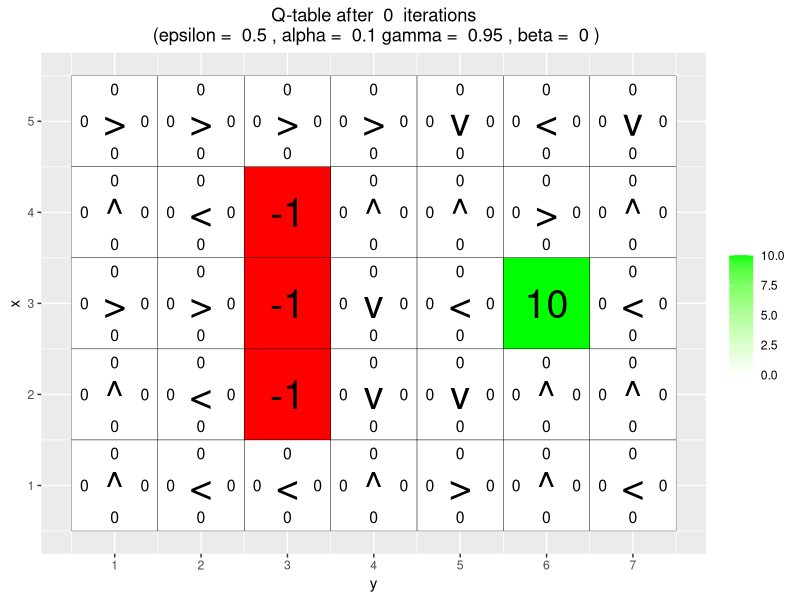
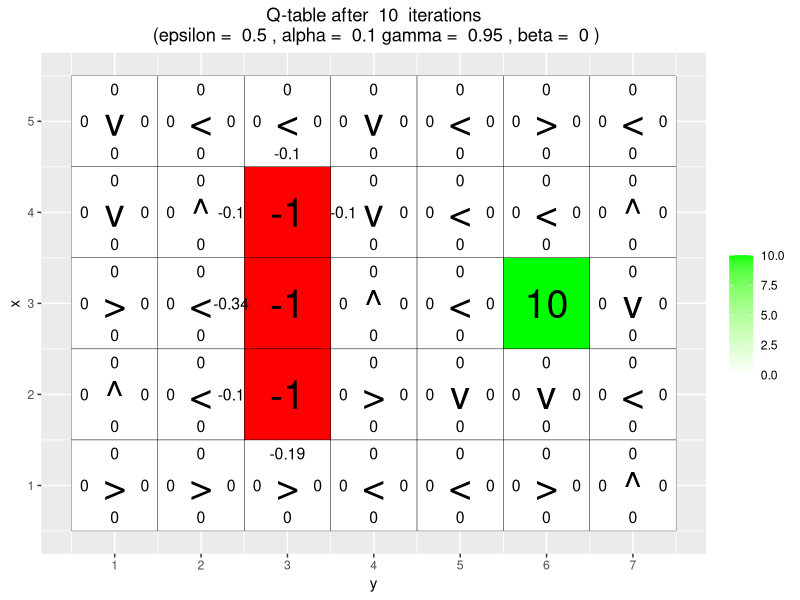
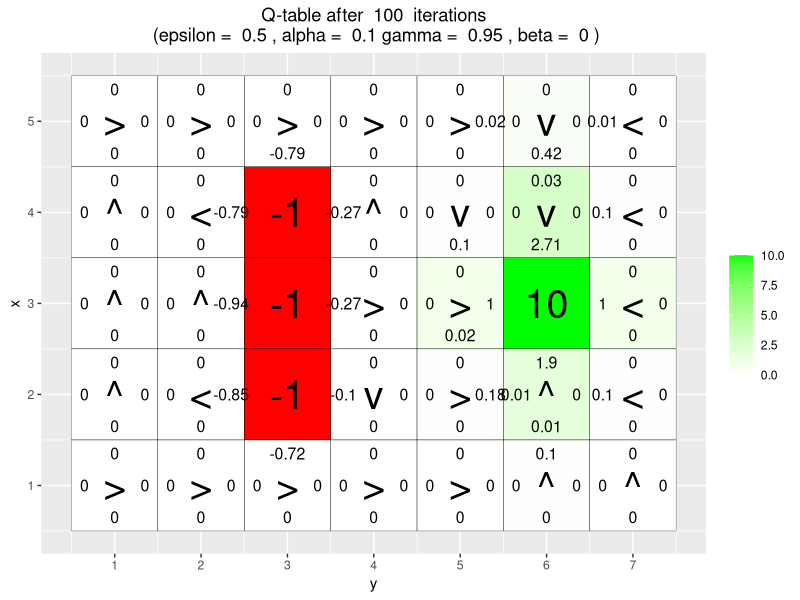
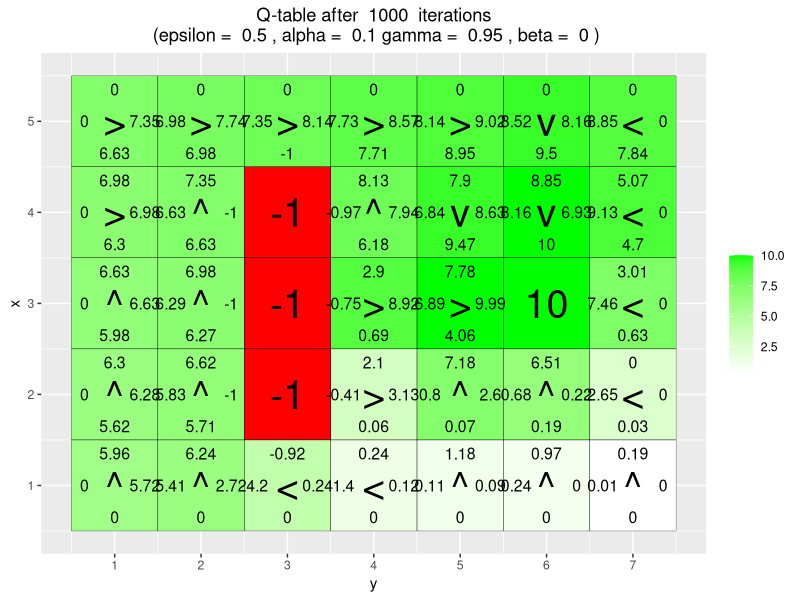
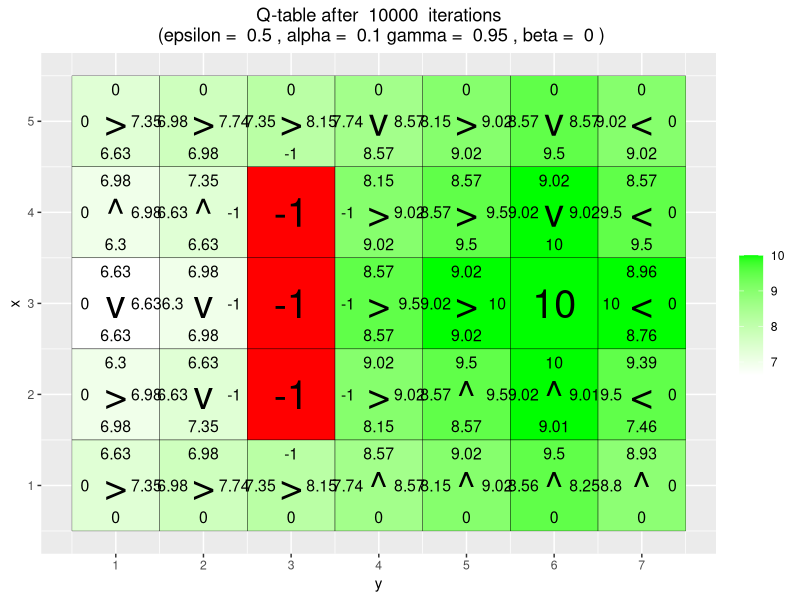
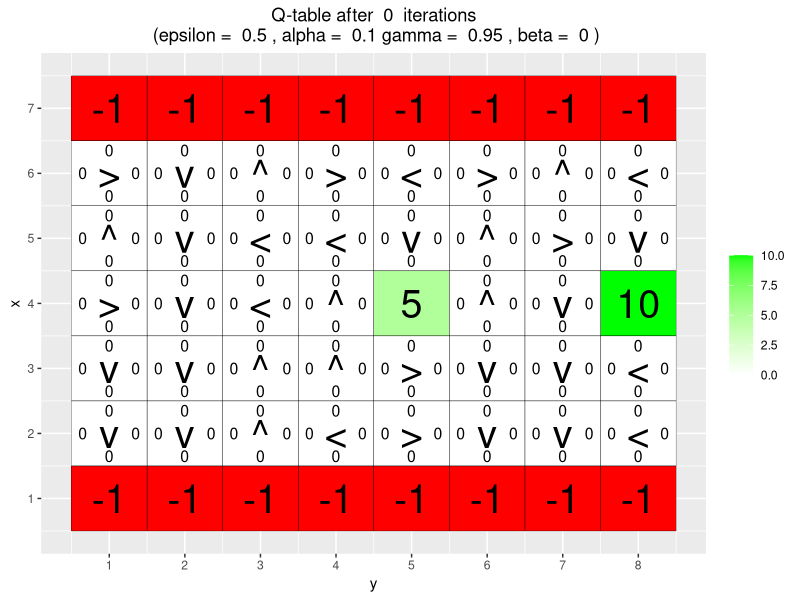

These charts were generated, in order, by the following R code: (Note: a time limit stopped this script after it produced the figures.)
## ---- chunk 1
set.seed(42)
library(ggplot2)
## ---- chunk 2
arrows <- c("^", ">", "v", "<")
action_deltas <- list(c(1,0), # up
                      c(0,1), # right
                      c(-1,0), # down
                      c(0,-1)) # left

vis_environment <- function(iterations=0, epsilon = 0.5, alpha = 0.1, gamma = 0.95, beta = 0){
  
  # Visualize an environment with rewards. 
  # Q-values for all actions are displayed on the edges of each tile.
  # The (greedy) policy for each state is also displayed.
  # 
  # Args:
  #   iterations, epsilon, alpha, gamma, beta (optional): for the figure title.
  #   reward_map (global variable): a HxW array containing the reward given at each state.
  #   q_table (global variable): a HxWx4 array containing Q-values for each state-action pair.
  #   H, W (global variables): environment dimensions.
  
  df <- expand.grid(x=1:H,y=1:W)
  foo <- mapply(function(x,y) ifelse(reward_map[x,y] == 0,q_table[x,y,1],NA),df$x,df$y)
  df$val1 <- as.vector(round(foo, 2))
  foo <- mapply(function(x,y) ifelse(reward_map[x,y] == 0,q_table[x,y,2],NA),df$x,df$y)
  df$val2 <- as.vector(round(foo, 2))
  foo <- mapply(function(x,y) ifelse(reward_map[x,y] == 0,q_table[x,y,3],NA),df$x,df$y)
  df$val3 <- as.vector(round(foo, 2))
  foo <- mapply(function(x,y) ifelse(reward_map[x,y] == 0,q_table[x,y,4],NA),df$x,df$y)
  df$val4 <- as.vector(round(foo, 2))
  foo <- mapply(function(x,y) 
    ifelse(reward_map[x,y] == 0,arrows[GreedyPolicy(x,y)],reward_map[x,y]),df$x,df$y)
  df$val5 <- as.vector(foo)
  foo <- mapply(function(x,y) ifelse(reward_map[x,y] == 0,max(q_table[x,y,]),
                                     ifelse(reward_map[x,y]<0,NA,reward_map[x,y])),df$x,df$y)
  df$val6 <- as.vector(foo)
  
  print(ggplot(df,aes(x = y,y = x)) +
          scale_fill_gradient(low = "white", high = "green", na.value = "red", name = "") +
          geom_tile(aes(fill=val6)) +
          geom_text(aes(label = val1),size = 4,nudge_y = .35,na.rm = TRUE) +
          geom_text(aes(label = val2),size = 4,nudge_x = .35,na.rm = TRUE) +
          geom_text(aes(label = val3),size = 4,nudge_y = -.35,na.rm = TRUE) +
          geom_text(aes(label = val4),size = 4,nudge_x = -.35,na.rm = TRUE) +
          geom_text(aes(label = val5),size = 10) +
          geom_tile(fill = 'transparent', colour = 'black') + 
          ggtitle(paste("Q-table after ",iterations," iterations\n",
                        "(epsilon = ",epsilon,", alpha = ",alpha,"gamma = ",gamma,", beta = ",beta,")")) +
          theme(plot.title = element_text(hjust = 0.5)) +
          scale_x_continuous(breaks = c(1:W),labels = c(1:W)) +
          scale_y_continuous(breaks = c(1:H),labels = c(1:H)))
  
}

GreedyPolicy <- function(x, y){
  
  # Get a greedy action for state (x,y) from q_table.
  #
  # Args:
  #   x, y: state coordinates.
  #   q_table (global variable): a HxWx4 array containing Q-values for each state-action pair.
  # 
  # Returns:
  #   An action, i.e. integer in {1,2,3,4}.
  
  # Your code here.
  possible_actions = 1:4
  
  if (x == 1) {
    
    possible_actions = setdiff(possible_actions, 3)
    
  }
  
  if (x == H) {
    
    possible_actions = setdiff(possible_actions, 1)
    
  }
  
  if (y == 1) {
    
    possible_actions = setdiff(possible_actions, 4)
    
  }
  
  if (y == W) {
    
    possible_actions = setdiff(possible_actions, 2)
    
  }
  
  optimal_actions = possible_actions[
    which(q_table[x, y, possible_actions] == max(q_table[x, y, possible_actions]))]
  
  if (length(optimal_actions) > 1) {

    return(sample(optimal_actions, 1, 
              prob = rep(1/length(optimal_actions), length(optimal_actions))))
    
  } else {
    
    return(optimal_actions)
    
  }
  
}

EpsilonGreedyPolicy <- function(x, y, epsilon){
  
  # Get an epsilon-greedy action for state (x,y) from q_table.
  #
  # Args:
  #   x, y: state coordinates.
  #   epsilon: probability of acting randomly.
  # 
  # Returns:
  #   An action, i.e. integer in {1,2,3,4}.
  
  # Your code here.
  possible_actions = 1:4
  
  if (x == 1) {
    
    possible_actions = setdiff(possible_actions, 3)
    
  }
  
  if (x == H) {
    
    possible_actions = setdiff(possible_actions, 1)
    
  }
  
  if (y == 1) {
    
    possible_actions = setdiff(possible_actions, 4)
    
  }
  
  if (y == W) {
    
    possible_actions = setdiff(possible_actions, 2)
    
  }
  
  optimal_actions = possible_actions[
    which(q_table[x, y, possible_actions] == max(q_table[x, y, possible_actions]))]
  
  if (length(optimal_actions) > 1) {

    optimal_action = 
      sample(optimal_actions, 1, prob = rep(1/length(optimal_actions), length(optimal_actions)))
    
  } else {
    
    optimal_action = optimal_actions
    
  }  
  
  other_actions = setdiff(possible_actions, optimal_action)
  
  if (length(other_actions) == 0) {
    
    return(optimal_action)
    
  } else {
  
    return(sample(c(optimal_action, other_actions), 1, 
              prob = c(1 - epsilon, rep(epsilon/length(other_actions), length(other_actions)))))
    
  }
  
}

transition_model <- function(x, y, action, beta){
  
  # Computes the new state after given action is taken. The agent will follow the action 
  # with probability (1-beta) and slip to the right or left with probability beta/2 each.
  # 
  # Args:
  #   x, y: state coordinates.
  #   action: which action the agent takes (in {1,2,3,4}).
  #   beta: probability of the agent slipping to the side when trying to move.
  #   H, W (global variables): environment dimensions.
  # 
  # Returns:
  #   The new state after the action has been taken.
  
  delta <- sample(-1:1, size = 1, prob = c(0.5*beta,1-beta,0.5*beta))
  final_action <- ((action + delta + 3) %% 4) + 1
  foo <- c(x,y) + unlist(action_deltas[final_action])
  foo <- pmax(c(1,1),pmin(foo,c(H,W)))
  
  return (foo)
}

q_learning <- function(start_state, epsilon = 0.5, alpha = 0.1, gamma = 0.95, 
                       beta = 0){
  
  # Perform one episode of Q-learning. The agent should move around in the 
  # environment using the given transition model and update the Q-table.
  # The episode ends when the agent reaches a terminal state.
  # 
  # Args:
  #   start_state: array with two entries, describing the starting position of the agent.
  #   epsilon (optional): probability of acting greedily.
  #   alpha (optional): learning rate.
  #   gamma (optional): discount factor.
  #   beta (optional): slipping factor.
  #   reward_map (global variable): a HxW array containing the reward given at each state.
  #   q_table (global variable): a HxWx4 array containing Q-values for each state-action pair.
  # 
  # Returns:
  #   reward: reward received in the episode.
  #   correction: sum of the temporal difference correction terms over the episode.
  #   q_table (global variable): Recall that R passes arguments by value. So, q_table being
  #   a global variable can be modified with the superassigment operator <<-.
  
  # Your code here.
  
  current_state <- start_state # initialise
  reward <- 0 # initialise
  episode_correction <- 0 # initialise
  
  repeat{
    # Follow policy, execute action, get reward.
    
    # follow policy to get action to execute
    if (epsilon > 0) {
      
      action <- 
        EpsilonGreedyPolicy(current_state[1], current_state[2], epsilon)
      
    } else {
      
      action <- GreedyPolicy(current_state[1], current_state[2])
    }
    
    # execute action
    new_state <- 
      transition_model(current_state[1], current_state[2], action, beta)
    
    # get reward
    curr_action_reward <- reward_map[new_state[1], new_state[2]]
    curr_action_correction <- curr_action_reward + 
      gamma*max(q_table[new_state[1], new_state[2], ]) - 
      q_table[current_state[1], current_state[2], action]
    
    reward <- reward + curr_action_reward
    episode_correction <- episode_correction + curr_action_correction
    
    # Q-table update.
    q_table[current_state[1], current_state[2], action] <<- 
      q_table[current_state[1], current_state[2], action] + 
      alpha*(curr_action_correction)
    
    if(reward!=0)
      # End episode.
      return (c(reward,episode_correction))
    
    current_state <- new_state
    
  }
  
}

## ---- chunk 3
H <- 5
W <- 7

reward_map <- matrix(0, nrow = H, ncol = W)
reward_map[3,6] <- 10
reward_map[2:4,3] <- -1

q_table <- array(0,dim = c(H,W,4))

vis_environment()

for(i in 1:10000){
  foo <- q_learning(start_state = c(3,1))
  
  if(any(i==c(10,100,1000,10000)))
    vis_environment(i)
}
## ---- chunk 4
# Environment B (the effect of epsilon and gamma)

H <- 7
W <- 8

reward_map <- matrix(0, nrow = H, ncol = W)
reward_map[1,] <- -1
reward_map[7,] <- -1
reward_map[4,5] <- 5
reward_map[4,8] <- 10

q_table <- array(0,dim = c(H,W,4))

vis_environment()

MovingAverage <- function(x, n){
  
  cx <- c(0,cumsum(x))
  rsum <- (cx[(n+1):length(cx)] - cx[1:(length(cx) - n)]) / n
  
  return (rsum)
}

for(j in c(0.5,0.75,0.95)){
  q_table <- array(0,dim = c(H,W,4))
  reward <- NULL
  correction <- NULL
  
  for(i in 1:30000){
    foo <- q_learning(gamma = j, start_state = c(4,1))
    reward <- c(reward,foo[1])
    correction <- c(correction,foo[2])
  }
  
  vis_environment(i, gamma = j)
  plot(MovingAverage(reward,100),type = "l")
  plot(MovingAverage(correction,100),type = "l")
}

for(j in c(0.5,0.75,0.95)){
  q_table <- array(0,dim = c(H,W,4))
  reward <- NULL
  correction <- NULL
  
  for(i in 1:30000){
    foo <- q_learning(epsilon = 0.1, gamma = j, start_state = c(4,1))
    reward <- c(reward,foo[1])
    correction <- c(correction,foo[2])
  }
  
  vis_environment(i, epsilon = 0.1, gamma = j)
  plot(MovingAverage(reward,100),type = "l")
  plot(MovingAverage(correction,100),type = "l")
}

## ---- chunk 5
H <- 3
W <- 6

reward_map <- matrix(0, nrow = H, ncol = W)
reward_map[1,2:5] <- -1
reward_map[1,6] <- 10

q_table <- array(0,dim = c(H,W,4))

vis_environment()

for(j in c(0,0.2,0.4,0.66)){
  q_table <- array(0,dim = c(H,W,4))
  
  for(i in 1:10000)
    foo <- q_learning(gamma = 0.6, beta = j, start_state = c(1,1))
  
  vis_environment(i, gamma = 0.6, beta = j)
}
